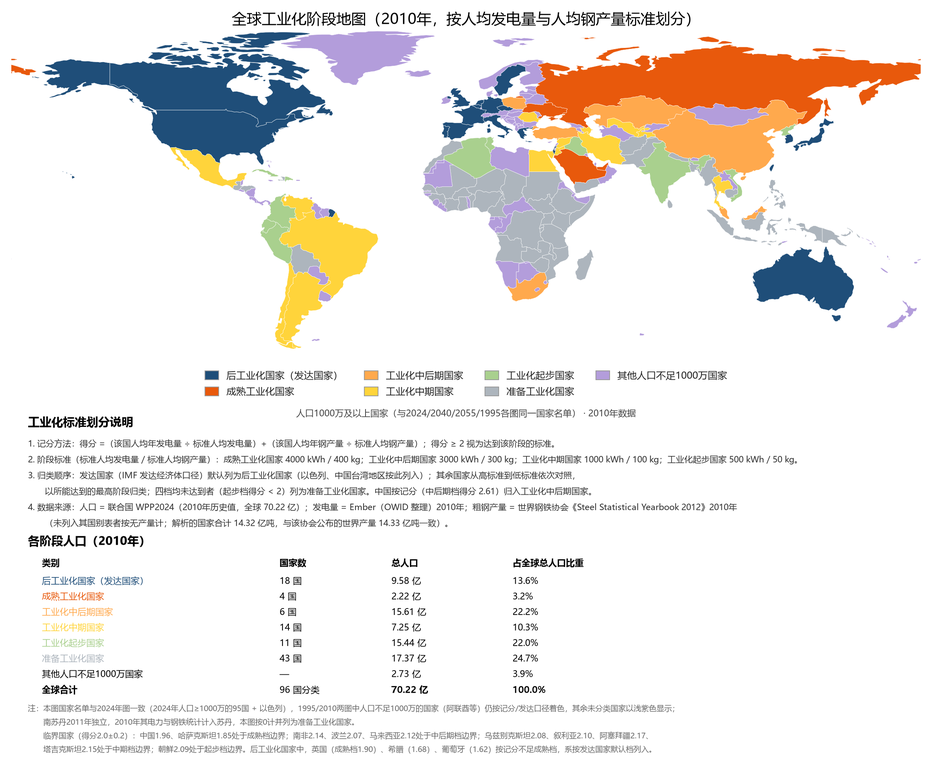
#> input picture projects/industrial_stage_map/out/world_industrial_stage_map_2010.png, 932 x 757 px, shrunk from 2310 x 1876 before the run
$ python 76_crop_check_2010.py
#> lines starting #> are read from the running program, lines starting #| are printed output that depends on the picture
# -*- coding: utf-8 -*-
"""放大核对2010年地图版面：说明文字/统计表/注释是否溢出、裁切或压字。"""
import os

from PIL import Image

BASE = os.path.dirname(os.path.dirname(os.path.abspath(__file__)))
OUT = os.path.join(BASE, "out")
im = Image.open(os.path.join(OUT, "world_industrial_stage_map_2010.png"))
#> im is the input picture: PIL image 932x757 RGBA; mean R, G, B, A 237.9, 234.1, 230.8, 255
W, H = im.size
#> W = 932; H = 757
print("size", W, H)
#| size 932 757
crops = {
    "crop_2010_text.png": (0, int(H * 0.52), W, int(H * 0.70)),
    "crop_2010_table.png": (0, int(H * 0.68), W, H),
    "crop_2010_legend.png": (0, int(H * 0.40), W, int(H * 0.52)),
}
for name, box in crops.items():
    im.crop(box).save(os.path.join(OUT, name))
    print("saved", name, box)
#> this loop made 3 passes
#> pass 1, `im.crop(box).save(os.path.join(OUT, name))`:
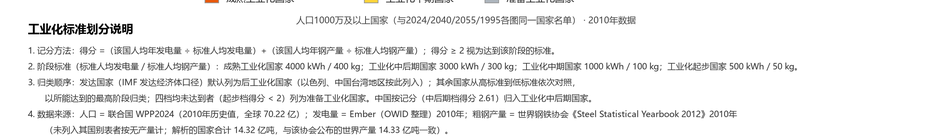
#> saved as crop_2010_text.png: PIL image 932x136 RGBA; mean R, G, B, A 239.5, 239.4, 239.4, 255
#> pass 2, `im.crop(box).save(os.path.join(OUT, name))`:
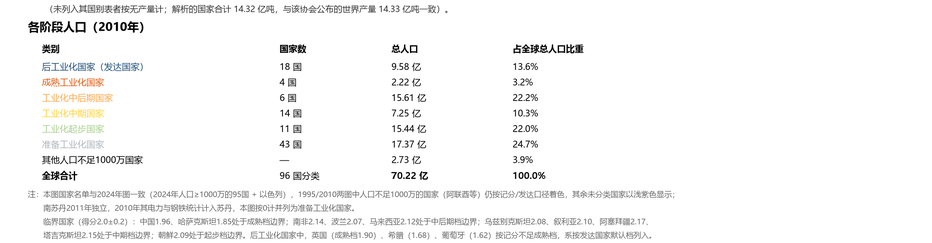
#> saved as crop_2010_table.png: PIL image 932x243 RGBA; mean R, G, B, A 247.4, 247.3, 247, 255
